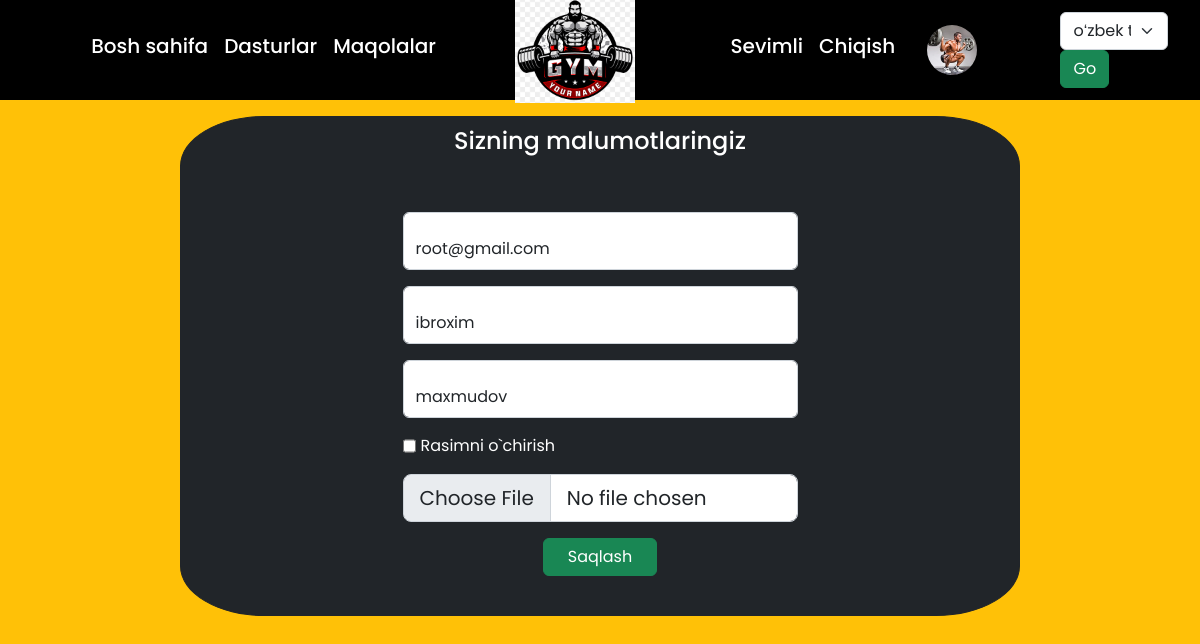
The page /profile/ (signed in) on the database its author committed.
### fitnes_app/models.py (models this page shows)
class User(AbstractUser):
    email = models.EmailField(unique=True, null=True)
    avatar = models.ImageField(upload_to='avatar/', blank=True, null=True)
    USERNAME_FIELD = 'email'
    REQUIRED_FIELDS = ['username']

### fitnes_app/views.py (the view, shortened to what this page needs)
# urls.py: path('profile/', views.profile_page, name="profile"),
@login_required
def profile_page(request):
    return render(request, 'profile.html')

### templates/profile.html (shortened to what this page needs)
{% extends 'main.html' %}
{% load i18n %}
{% block content %}
<center>
    <section style=" border-radius: 10%; width: 70%;align-items: center; height: 500px;margin-bottom: 100px;" class="container mt-3 bg-dark text-white border border-dark">
        <h4 class=" text-center w-75" style="margin-top: 10px;">{% trans 'Sizning malumotlaringiz' %}</h4>
        <form class="row justify-content-center " method="post" enctype="multipart/form-data">
            <div class="col-12 col-md-8 col-lg-6 mt-5">
              <div class="form-floating mb-3">
                <input type="email" class="form-control" name="email" id="floatingInput" placeholder="E-mail" required value="{{ request.user.email }}">
                <label for="floatingInput">{% trans 'E-mail pochta' %}</label>
            </div>
            <div class="form-floating mb-3">
                <input type="text" class="form-control" name="fname" id="floatingInput" placeholder="Ism" required value="{{ user.first_name }}">
                <label for="floatingInput">{% trans 'Ism' %}</label>
            </div>
            <div class="form-floating mb-3">
                <input type="text" class="form-control" name="lname" id="floatingInput" placeholder="Familiya" required value="{{ user.last_name }}">
                <label for="floatingInput">{% trans 'Familiya' %}</label>
            </div>
            <div class=" mb-3 d-flex">
                <input type="checkbox" name="avater_delete" id="checkboxInput">
                <label style="margin-left: 5px;" for="checkboxInput">{% trans 'Rasimni o`chirish' %}</label>
            </div>
            <div>
                <input type="file" name="avatar" class="form-control form-control-lg" id="floatingInput">
            </div>
            <div class="d-flex justify-content-center mt-3">
                <button class="btn btn-success px-4">{% trans 'Saqlash' %}</button>
            </div>
            </div>
        </form>
    </section>
</center>
{% endblock %}

### templates/includes/navbar.html (shortened to what this page needs)
<!doctype html>
{% load i18n %}
{% load static %}
<html lang="en">
<head>
</head>
<body>
<nav style="height: 100px;" class="navbar navbar-expand-lg bg-0 navbar-dark">
    <div class="container">
      <div class="collapse navbar-collapse d-lg-flex justify-content-lg-evenly" id="navbarNav">
        <ul class="navbar-nav">
          <li class="nav-item">
            <a class="nav-link {{ home }}" aria-current="page" href="{% url 'home' %}"><h5>{% trans 'Bosh sahifa' %}</h5></a>
          </li>
          <li class="nav-item">
            <a class="nav-link {{ prog }}" href="{% url 'programms' %}"><h5>{% trans 'Dasturlar' %}</h5></a>
          </li>
          <li class="nav-item">
            <a class="nav-link {{ article }}" href="{% url 'articles' %}"><h5>{% trans 'Maqolalar' %}</h5></a>
          </li>
        </ul>
        <div class="d-none d-lg-block">
          <a class="navbar-brand" href="{% url 'home' %}">
            <img style="z-index: 100px;" src="{% static 'images/k.png' %}" alt="Logo brand">
          </a>
        </div>
        <ul class="navbar-nav align-items-lg-center">
          {% if request.user.is_authenticated %}
          <li class="nav-item">
            <a class="nav-link {{ favorite }}" href="{% url 'favorite' %}"><h5>{% trans 'Sevimli' %}</h5></a>
          </li>
          <li class="nav-item">
            <a class="nav-link" href="{% url 'logout' %}"><h5>{% trans 'Chiqish' %}</h5></a>
          </li>
          <li class="nav-item ms-lg-4">
            <a class="user_img_a" href="{% url 'profile' %}">
              {% if user.avatar %}
              <img class="user_img" src="{{ user.avatar.url }}" alt="{{ user.first_name }}">
              {% else %}
              <img class="user_img" src="https://encrypted-tbn0.gstatic.com/images?q=tbn:ANd9GcSPGrIZeJ49kGTelc1iKCt-hRtyKSyUvjgussFvt6yuuBUsh2o1LAuM9Xv-7AUeW1Izogo&usqp=CAU" alt="">
              {% endif %}
            </a>
          </li>
          {% endif %}
        </ul>
      </div>
    </div>
            <div style="margin-right: 2rem; display: flex;">
                <form action="{% url 'set_language' %}" method="post">
                    <select name="language" class="form-select">
                        {% get_current_language as LANGUAGE_CODE %}
                        {% get_available_languages as LANGUAGES %}
                        {% get_language_info_list for LANGUAGES as languages %}
                        {% for language in languages %}
                        <option value="{{ language.code }}"{% if language.code == LANGUAGE_CODE %} selected{% endif %}>
                            {{ language.name_local }}
                        </option>
                        {% endfor %}
                    </select>
                    <input class="btn btn-success" type="submit" value="Go">
                </form>
            </div>
    </nav>
</body>
</html>

### static/css/style.css (style rules this page uses)
* { margin: 0; padding: 0; box-sizing: border-box; font-family: 'Poppins', sans-serif; }
.navbar-brand img { width: 120px; }
.bg-0 { background-color: #000 !important; color: #fff; }
.navbar-dark { background-color: #000 !important; color: #fff; }
.user_img_a { width: 50px; height: 50px; border-radius: 50%; display: block; position: relative; }
.user_img { width: 100%; height: 100%; object-fit: cover; position: absolute; border-radius: 50%; padding: 0 !important; }
.nav-link { color: #fff !important; }
a { text-decoration: none; color: #000; }

### rows shown on the page
User: avatar (picture), email "root@gmail.com", fname "ibroxim", lname "maxmudov"

### other values the page prints
form field language "oʻzbek tili"
